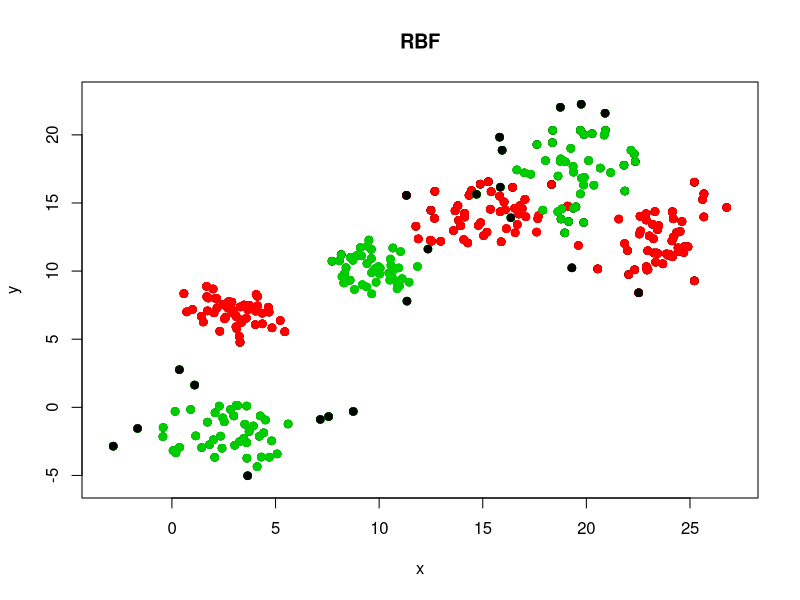

The R source for this figure: (Note: this script raises an error after producing the figure.)
library("MASS")


rasp <- function(x,mu,sigma){
	if(det(sigma)==0)sigma[1,1]<-sigma[1,1]+0.01
	return(exp(-0.5*t(x-mu) %*% solve(sigma) %*% (x-mu))/(sqrt(det(sigma))*2*pi))
}

em <- function(xl,k,teta,eps=1e-5){
	n <- dim(xl)[1]
	g <- matrix(0,n,k)
	g0 <- matrix(0,n,k)
	iter <- 0
	repeat{
		g0 <- g
		for(i in 1:n){
			for(j in 1:k){
				g[i,j] <- teta[j]*rasp(xl[i,1:2],teta[(k+2*j-1):(k+2*j)],matrix(teta[(3*k+4*j-3):(3*k+4*j)],2,2))
				sum <- 0
				for(s in 1:k){
					sum <- sum+teta[s]*rasp(xl[i,1:2],teta[(k+2*s-1):(k+2*s)],matrix(teta[(3*k+4*s-3):(3*k+4*s)],2,2))
				}
				g[i,j] <- g[i,j]/sum
			}
		}
		#print(g)
		wx <- 0
		for(j in 1:k){
			wx <- 0
			mx <- 0
			sx <- 0
			for(i in 1:n){
				wx <- wx+g[i,j]
				mx <- mx+g[i,j]*xl[i,1:2]
			}
			teta[j] <- wx/n	
			teta[(k+2*j-1):(k+2*j)] <- mx/(n*teta[j])
			for(i in 1:n){
				sx <- sx+g[i,j]*(xl[i,1:2]-teta[(k+2*j-1):(k+2*j)]) %*% t(xl[i,1:2]-teta[(k+2*j-1):(k+2*j)])
			}
			teta[(3*k+4*j-3):(3*k+4*j)] <- sx/(n*teta[j])
		}
		if(max(g-g0)<eps )break
		iter<-iter+1
	}
	return(teta)
}

em_add <- function(xl,R=1.5,m0=15){
	n <- dim(xl)[1]
	k<-1
	w<-rep(0,n/2)
	mu<-rep(0,n)
	sigma<-rep(0,2*n)
	w[k]<-1
	#g<-matrix(0,n,100)
	for(i in 1:n){
		mu[k:(k+1)] <- mu[k:(k+1)]+xl[i,1:2]/n
	}
	for(i in 1:n){
		sigma[k:(k+3)] <- sigma[k:(k+3)]+t(t(xl[i,1:2]-mu[k:(k+1)])) %*% (xl[i,1:2]-mu[k:(k+1)])/n
	}
	#em(xl,k,c(w[k],mu[k],sigma[k]))
	teta<-c(w[1],mu[1:2],sigma[1:4])
	repeat{
		p <- rep(0,n)
		U <- data.frame()
		for(i in 1:n){
			for(j in 1:k){
				
				p[i]<-p[i]+rasp(xl[i,1:2],mu[(2*j-1):(2*j)],matrix(sigma[(4*j-3):(4*j)],2,2))
			}
			

		}
		
		
		for(i in 1:n){
			if(p[i]<max(p)/R)U <- rbind(U,xl[i,1:3])
			
		}
		u<-dim(U)[1]
		points(xl, pch=21, col=colors[xl[,3]], bg=colors[xl[,3]] )

		points(U, pch=21, col="black",bg="black")
		print(u)
		R=R+10
		if(u<m0 && k>1)break
		k<-k+1
		sum1 <- 0
		w[k]=u/n
		for(i in 1:u){
			mu[(2*k-1):(2*k)]<-mu[(2*k-1):(2*k)]+c(U[i,1],U[i,2])/(u*w[k])
		}
		for(i in 1:u){
			sigma[(4*k-3):(4*k)]<-sigma[(4*k-3):(4*k)]+(c(U[i,1],U[i,2])-mu[(2*k-1):(2*k)]) %*% t(c(U[i,1],U[i,2])-mu[(2*k-1):(2*k)])/(u*w[k])
		}
		for(j in 1:k-1){
			w[j]=w[j]*(1-w[k])
		}
		teta <- em(xl,k,c(w[1:k],mu[1:(2*k)],sigma[1:(4*k)]),1e-3)
		w[1:k] <- teta[1:k]
		mu[1:(2*k)] <- teta[(k+1):(3*k)]
		sigma[1:(4*k)] <- teta[(3*k+1):(7*k)]
	}
	return(teta)


}

n <- 50

sigma1 <- matrix(c(4,0, 0, 2), 2, 2)
sigma2 <- matrix(c(2, 0,0, 3), 2, 2)
sigma3 <- matrix(c(1, 0,0, 1), 2, 2)

mu2 <- c(24, 12)
mu3 <- c(3, 7)
mu1 <- c(15, 14)

xy1 <- mvrnorm(n=n, mu = mu1, Sigma = sigma1)
xy2 <- mvrnorm(n=n, mu = mu2, Sigma = sigma2)
xy3 <- mvrnorm(n=n, mu = mu3, Sigma = sigma3)

xl1 <- rbind(xy1,xy2,xy3)
xl1 <- cbind(xl1, c(rep(1, 3*n)))

sigma1 <- matrix(c(3,0, 0, 6), 2, 2)
sigma2 <- matrix(c(4, 0,0, 3), 2, 2)
sigma3 <- matrix(c(1, 0,0, 1), 2, 2)

mu2 <- c(3, -2)
mu3 <- c(10, 10)
mu1 <- c(19, 18)

xy1 <- mvrnorm(n=n, mu = mu1, Sigma = sigma1)
xy2 <- mvrnorm(n=n, mu = mu2, Sigma = sigma2)
xy3 <- mvrnorm(n=n, mu = mu3, Sigma = sigma3)

xl2 <- rbind(xy1,xy2,xy3)
xl2 <- cbind(xl2, c(rep(2, 3*n)))

xl <- rbind(xl1,xl2)
plotxmin <- min(xl[,1], xl[,1]) - 0.3
plotxmax <- max(xl[,1], xl[,1]) + 0.3
plotymin <- min(xl[,2], xl[,2]) - 0.5
plotymax <- max(xl[,2], xl[,2]) + 0.5
colors <- c("1" = "red", "2" = "green3","3" = "blue")
# Рисуем обучающую выборку

plot(c(), type="n", xlab = "x", ylab = "y", xlim=c(plotxmin, plotxmax), ylim = c(plotymin, plotymax), main="RBF")

points(xl, pch=21, col=colors[xl[,3]], bg=colors[xl[,3]] )

l1 <- em_add(xl1)
l2 <- em_add(xl2)

k1 <- length(l1)/7
k2 <- length(l2)/7

w1 <- l1[1:k1]
w2 <- l2[1:k2]

mu1 <- l1[(k1+1):(3*k1)]
mu2 <- l2[(k2+1):(3*k2)]

sigma1 <- l1[(3*k1+1):(7*k1)]
sigma2 <- l2[(3*k2+1):(7*k2)]

plot(c(), type="n", xlab = "x", ylab = "y", xlim=c(plotxmin, plotxmax), ylim = c(plotymin, plotymax), main="RBF")

points(xl, pch=21, col=colors[xl[,3]], bg=colors[xl[,3]] )

for(i in seq(plotxmin,plotxmax,1)){
	for(ij in seq(plotymin,plotymax,1)){
		z<-c(i,ij)
		#print(z)
		p1 <- 0
 		for(j in 1:k1){
			p1 <- p1 + w1[j]*rasp(z,mu1[(2*j-1):(2*j)],matrix(sigma1[(4*j-3):(4*j)],2,2))
		}
		p2 <- 0 
		for(j in 1:k2){
			p2 <- p2 + w2[j]*rasp(z,mu2[(2*j-1):(2*j)],matrix(sigma2[(4*j-3):(4*j)],2,2))
		}
		if(p1>p2)
			class <- 1
		else 
			class <- 2
		points(z[1],z[2], pch=21, col=colors[class],asp=0 )
	}
}

